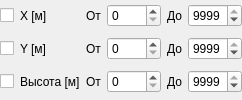
              <widget class="QWidget" name="page_2">
               <layout class="QGridLayout" name="gridLayout_15">
                <property name="leftMargin">
                 <number>0</number>
                </property>
                <property name="topMargin">
                 <number>0</number>
                </property>
                <property name="rightMargin">
                 <number>0</number>
                </property>
                <property name="bottomMargin">
                 <number>0</number>
                </property>
                <item row="2" column="4">
                 <widget class="QLabel" name="label_36">
                  <property name="sizePolicy">
                   <sizepolicy hsizetype="Maximum" vsizetype="Preferred">
                    <horstretch>0</horstretch>
                    <verstretch>0</verstretch>
                   </sizepolicy>
                  </property>
                  <property name="text">
                   <string>До</string>
                  </property>
                 </widget>
                </item>
                <item row="2" column="2">
                 <widget class="QLabel" name="label_40">
                  <property name="sizePolicy">
                   <sizepolicy hsizetype="Maximum" vsizetype="Preferred">
                    <horstretch>0</horstretch>
                    <verstretch>0</verstretch>
                   </sizepolicy>
                  </property>
                  <property name="text">
                   <string>От</string>
                  </property>
                 </widget>
                </item>
                <item row="1" column="0">
                 <widget class="QCheckBox" name="checkBox_select_Y">
                  <property name="sizePolicy">
                   <sizepolicy hsizetype="Maximum" vsizetype="Fixed">
                    <horstretch>0</horstretch>
                    <verstretch>0</verstretch>
                   </sizepolicy>
                  </property>
                  <property name="text">
                   <string/>
                  </property>
                 </widget>
                </item>
                <item row="0" column="4">
                 <widget class="QLabel" name="label_37">
                  <property name="sizePolicy">
                   <sizepolicy hsizetype="Maximum" vsizetype="Preferred">
                    <horstretch>0</horstretch>
                    <verstretch>0</verstretch>
                   </sizepolicy>
                  </property>
                  <property name="text">
                   <string>До</string>
                  </property>
                 </widget>
                </item>
                <item row="0" column="2">
                 <widget class="QLabel" name="label_33">
                  <property name="sizePolicy">
                   <sizepolicy hsizetype="Maximum" vsizetype="Preferred">
                    <horstretch>0</horstretch>
                    <verstretch>0</verstretch>
                   </sizepolicy>
                  </property>
                  <property name="text">
                   <string>От</string>
                  </property>
                 </widget>
                </item>
                <item row="1" column="1">
                 <widget class="QLabel" name="label_35">
                  <property name="sizePolicy">
                   <sizepolicy hsizetype="Maximum" vsizetype="Preferred">
                    <horstretch>0</horstretch>
                    <verstretch>0</verstretch>
                   </sizepolicy>
                  </property>
                  <property name="text">
                   <string>Y [м]</string>
                  </property>
                 </widget>
                </item>
                <item row="1" column="4">
                 <widget class="QLabel" name="label_39">
                  <property name="sizePolicy">
                   <sizepolicy hsizetype="Maximum" vsizetype="Preferred">
                    <horstretch>0</horstretch>
                    <verstretch>0</verstretch>
                   </sizepolicy>
                  </property>
                  <property name="text">
                   <string>До</string>
                  </property>
                 </widget>
                </item>
                <item row="1" column="2">
                 <widget class="QLabel" name="label_34">
                  <property name="sizePolicy">
                   <sizepolicy hsizetype="Maximum" vsizetype="Preferred">
                    <horstretch>0</horstretch>
                    <verstretch>0</verstretch>
                   </sizepolicy>
                  </property>
                  <property name="text">
                   <string>От</string>
                  </property>
                 </widget>
                </item>
                <item row="2" column="0">
                 <widget class="QCheckBox" name="checkBox_select_Height">
                  <property name="sizePolicy">
                   <sizepolicy hsizetype="Maximum" vsizetype="Fixed">
                    <horstretch>0</horstretch>
                    <verstretch>0</verstretch>
                   </sizepolicy>
                  </property>
                  <property name="text">
                   <string/>
                  </property>
                 </widget>
                </item>
                <item row="2" column="1">
                 <widget class="QLabel" name="label_38">
                  <property name="sizePolicy">
                   <sizepolicy hsizetype="Maximum" vsizetype="Preferred">
                    <horstretch>0</horstretch>
                    <verstretch>0</verstretch>
                   </sizepolicy>
                  </property>
                  <property name="text">
                   <string>Высота [м]</string>
                  </property>
                 </widget>
                </item>
                <item row="0" column="1">
                 <widget class="QLabel" name="label_32">
                  <property name="sizePolicy">
                   <sizepolicy hsizetype="Maximum" vsizetype="Preferred">
                    <horstretch>0</horstretch>
                    <verstretch>0</verstretch>
                   </sizepolicy>
                  </property>
                  <property name="text">
                   <string>X [м]</string>
                  </property>
                 </widget>
                </item>
                <item row="0" column="0">
                 <widget class="QCheckBox" name="checkBox_select_X">
                  <property name="sizePolicy">
                   <sizepolicy hsizetype="Maximum" vsizetype="Fixed">
                    <horstretch>0</horstretch>
                    <verstretch>0</verstretch>
                   </sizepolicy>
                  </property>
                  <property name="text">
                   <string/>
                  </property>
                 </widget>
                </item>
                <item row="0" column="3">
                 <widget class="QSpinBox" name="spinBox_Xmin">
                  <property name="maximum">
                   <number>9999</number>
                  </property>
                 </widget>
                </item>
                <item row="0" column="5">
                 <widget class="QSpinBox" name="spinBox_Xmax">
                  <property name="maximum">
                   <number>9999</number>
                  </property>
                  <property name="value">
                   <number>9999</number>
                  </property>
                 </widget>
                </item>
                <item row="1" column="3">
                 <widget class="QSpinBox" name="spinBox_Ymin">
                  <property name="maximum">
                   <number>9999</number>
                  </property>
                 </widget>
                </item>
                <item row="1" column="5">
                 <widget class="QSpinBox" name="spinBox_Ymax">
                  <property name="maximum">
                   <number>9999</number>
                  </property>
                  <property name="value">
                   <number>9999</number>
                  </property>
                 </widget>
                </item>
                <item row="2" column="3">
                 <widget class="QSpinBox" name="spinBox_Hmin">
                  <property name="maximum">
                   <number>9999</number>
                  </property>
                 </widget>
                </item>
                <item row="2" column="5">
                 <widget class="QSpinBox" name="spinBox_Hmax">
                  <property name="maximum">
                   <number>9999</number>
                  </property>
                  <property name="value">
                   <number>9999</number>
                  </property>
                 </widget>
                </item>
               </layout>
              </widget>
